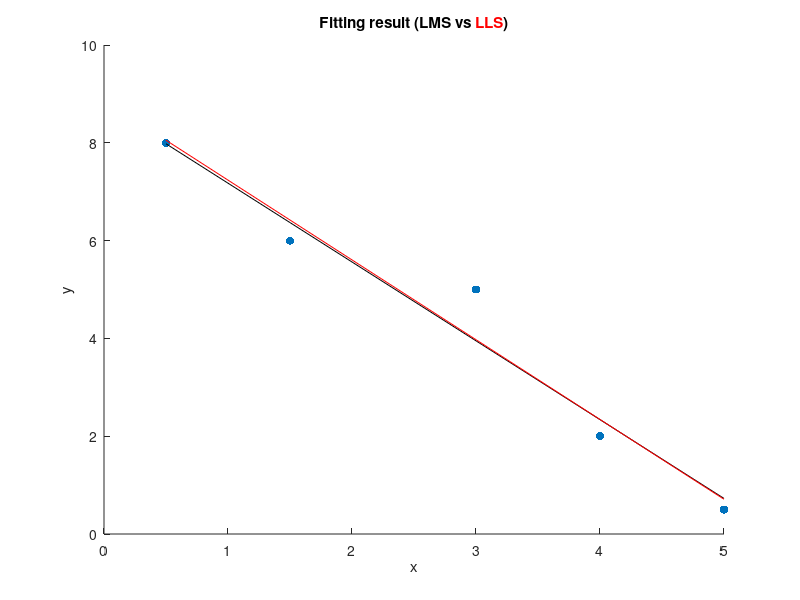
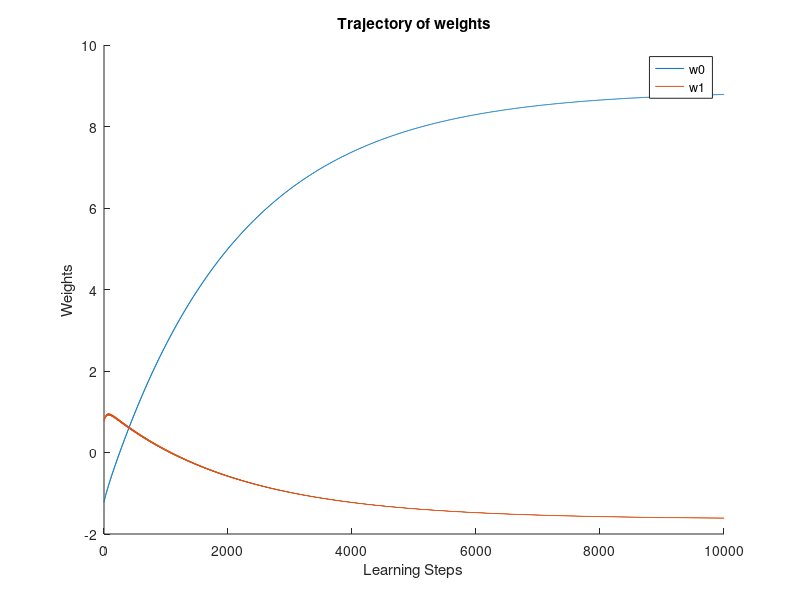

Source code (MATLAB) for these figures, in order:
clear;
clc;

x = [1 0.5; 1 1.5; 1 3; 1 4.0; 1 5.0];
d = [8.0, 6.0, 5, 2, 0.5];
rng('default');
s = rng;

weights = randn(1, 2);
trajectory = weights;
l_rate = 0.002;
total_epochs = 2000;

for epoch = 1:total_epochs
    for i = 1:length(x(:,1))
        if (x(i, 1:2)*weights') == d(i)
            continue
        else
            err = d(i) - x(i, 1:2)*weights';
            weights = weights + l_rate*err*x(i, 1:2);
            trajectory = [trajectory;weights];
        end
    end
end

y_lms = x*weights';
w = (x'*x) \ x' *d';
y_lls = x*w;
disp(weights);

fig1 = figure;
title('Fitting result (LMS vs \color{red}LLS\color{black})');
%title('Fitting result of LMS');
xlabel('x');
ylabel('y');
hold on;
scatter(x(:, 2), d, 'filled');
plot(x(:, 2), y_lms, 'k');
plot(x(:,2), y_lls, 'r');
hold off;
saveas(fig1, sprintf('4d_fit_%.3f_%d.png', l_rate, total_epochs));

fig2 = figure;
hold on;
title('Trajectory of weights');
xlabel("Learning Steps");
ylabel("Weights");
plot(0:length(trajectory)-1,trajectory(:,1))
plot(0:length(trajectory)-1,trajectory(:,2))
legend({'w0','w1'})
hold off;
saveas(fig2, sprintf('4d_traj_%.3f_%d.png', l_rate, total_epochs));